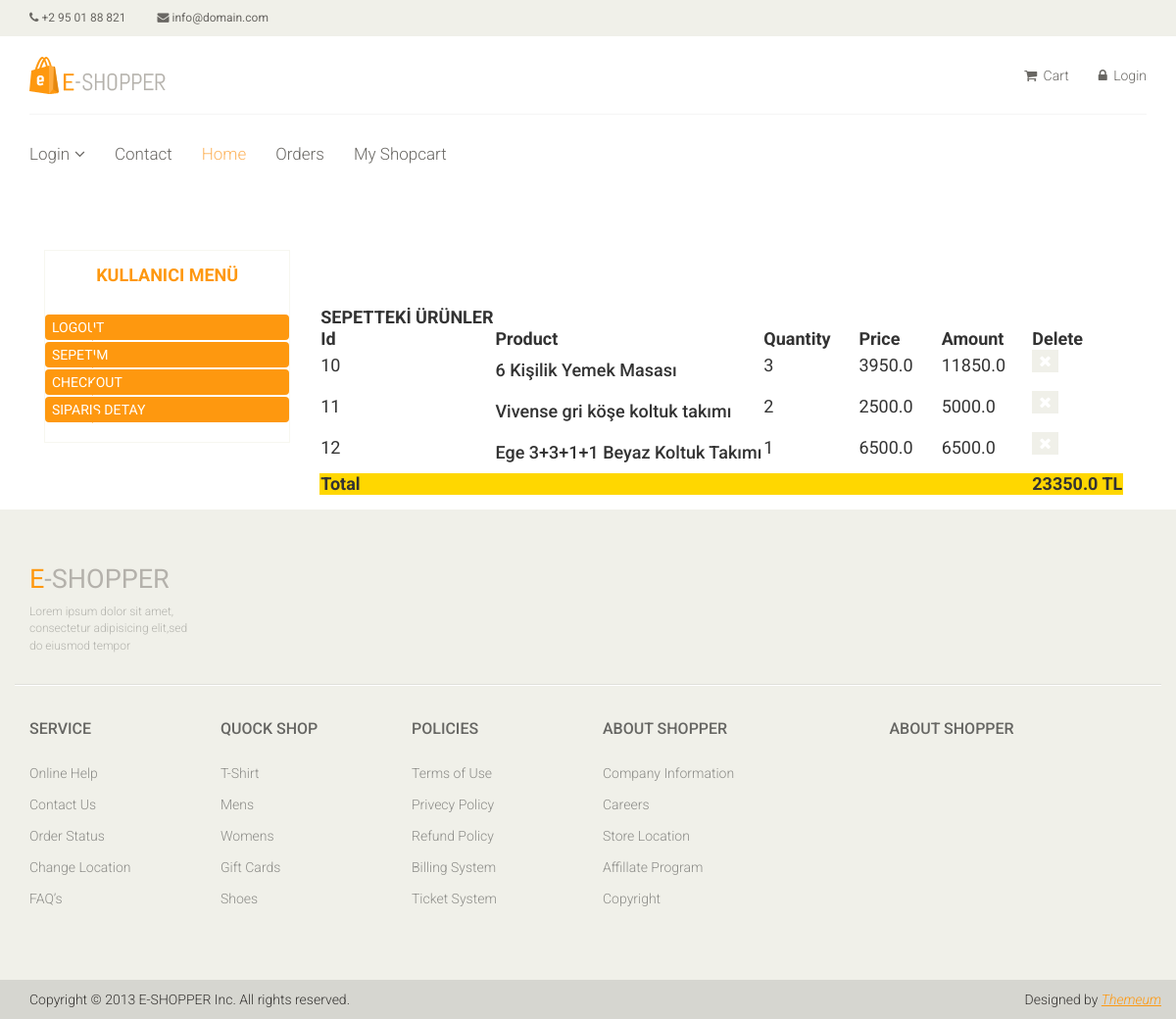
Screenshot of /order/shopcart (signed in) with the database file from the repository.
### order/models.py (models this page shows, shortened)
class ShopCart(models.Model):
    user = models.ForeignKey(User, on_delete=models.SET_NULL, null=True)
    product =models.OneToOneField(Product, on_delete=models.SET_NULL, null=True)
    quantity = models.IntegerField()
    @property
    def amount(self):
        return (self.quantity*self.product.price)

### product/models.py (models this page shows, shortened)
class Product(models.Model):
    STATUS = (
        (1, 'TRUE'),
        (0, 'FALSE'),
    )
    category = models.ForeignKey(Category, on_delete=models.CASCADE)
    title = models.CharField(max_length=30)
    keywords = models.CharField(max_length=255, blank=True)
    description =models.CharField(max_length=255, blank=True)
    image = models.ImageField(upload_to='images/')
    price = models.FloatField()
    amount = models.IntegerField()
    detail = RichTextUploadingField(blank=True)
    status = models.IntegerField(choices=STATUS)
    create_at = models.DateTimeField(auto_now_add=True)
    update_at = models.DateTimeField(auto_now=True)

### order/views.py (the view)
# urls.py: path('shopcart', views.shop_cart_list, name='shopcart'),
@login_required(login_url='/login')
def shop_cart_list(request):
    current_user = request.user
    shopcart =      ShopCart.objects.all().filter(user_id=current_user.id)
    carttotal=0
    for rs in shopcart:
        carttotal+=rs.quantity*rs.product.price
    context = {'page': 'cart',
                'shopcart': shopcart,
                'carttotal': carttotal,
                }
    return render(request, 'shop_cart_list.html', context)

### order/templates/shop_cart_list.html (shortened to what this page needs)
{% extends "homebase.html" %}
{% load static %}
{% block body %}
 <section id="cart_items">
		<div class="container">
			<div class="breadcrumbs">
				<ol class="breadcrumb">
                    <div class="col-md-3">
                        <div class="billing-details">
                            {% include 'user_menu.html' %}
                        </div>
                    </div>
				</ol>
			</div>
    <div class="navbar-brand">
				<table class="">
					<thead>
                     <th>SEPETTEKİ ÜRÜNLER</th>
						<tr class="">
							<td class="description"><b>Id</b>&nbsp;&nbsp;&nbsp;&nbsp;&nbsp;&nbsp;</td>
							<td class="price"><b>Product</b>&nbsp;&nbsp;&nbsp;&nbsp;&nbsp;&nbsp;&nbsp;&nbsp;&nbsp;</td>
							<td class="quantity"><b>Quantity</b>&nbsp;&nbsp;&nbsp;&nbsp;&nbsp;&nbsp;</td>
							<td class="total"><b>Price</b>&nbsp;&nbsp;&nbsp;&nbsp;&nbsp;&nbsp;&nbsp;&nbsp;&nbsp;</td>
                            <td class="total"><b>Amount</b>&nbsp;&nbsp;&nbsp;&nbsp;&nbsp;&nbsp;</td>
                            <td class="total"><b>Delete</b></td>
							<td></td>
						</tr>
					</thead>
                    {% for rs in shopcart %}
					<tbody>
							<td class="">
								<p>{{ rs.id }}</p>
							</td>
							<td class="cart_name">
                                <h4>{{ rs.product.title }}</h4>
							</td>
							<td class="cart_quantity">
								<p>{{ rs.quantity }}</p>
							</td>
							<td class="cart_total">
								<p>{{ rs.product.price }}</p>
							</td>
                            <td class="cart_total">
								<p>{{ rs.amount }}</p>
							</td>
							<td class="cart_delete">
								<a class="cart_quantity_delete" href="/order/deletefromcart/{{ rs.id }}"><i class="fa fa-times"></i></a>
                            </td>
                    {% endfor %}
                    <tr bgcolor="#ffd700">
                        <th colspan="5">Total</th>
                        <th>{{ carttotal }} TL</th>
                    </tr>
					</tbody>
				</table>
			</div>
		</div>
	</section>
{% endblock %}

### home/static/css/main.css (style rules this page uses)
body { font-family: 'Roboto', sans-serif; background:; position: relative; font-weight:400px; }
a { -webkit-transition: 300ms; -moz-transition: 300ms; -o-transition: 300ms; transition: 300ms; }
h1, h2, h3, h4, h5, h6 { font-family: 'Roboto', sans-serif; }
.breadcrumbs { position: relative; }
.breadcrumbs .breadcrumb { background:transparent; margin-bottom: 75px; padding-left: 0; }
.cart_delete { display: block; margin-right: -12px; overflow: hidden; }
.cart_delete a { background:#F0F0E9; color: #FFFFFF; padding: 5px 7px; font-size: 16px }

### rows the page displays
ShopCart: id "10", product "6 Kişilik Yemek Masası", quantity "3", product.price "3950.0", amount "11850.0"
ShopCart: id "11", product "Vivense gri köşe koltuk takımı", quantity "2", product.price "2500.0", amount "5000.0"
ShopCart: id "12", product "Ege 3+3+1+1 Beyaz Koltuk Takımı", quantity "1", product.price "6500.0", amount "6500.0"

### other values shown
{{ carttotal }} "23350.0"
